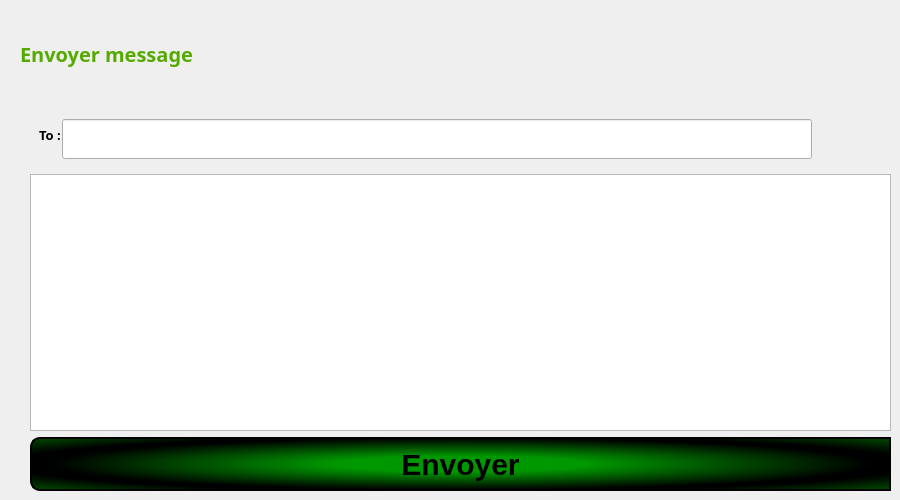
       <widget class="QWidget" name="create_msg_page">
        <property name="font">
         <font>
          <bold>true</bold>
         </font>
        </property>
        <widget class="QLabel" name="label_3">
         <property name="geometry">
          <rect>
           <x>20</x>
           <y>20</y>
           <width>211</width>
           <height>67</height>
          </rect>
         </property>
         <property name="font">
          <font>
           <family>Malgun Gothic</family>
           <pointsize>15</pointsize>
           <italic>false</italic>
           <bold>true</bold>
           <underline>false</underline>
           <kerning>true</kerning>
          </font>
         </property>
         <property name="styleSheet">
          <string notr="true">color: rgb(85, 170, 0);</string>
         </property>
         <property name="text">
          <string>Envoyer message</string>
         </property>
        </widget>
        <widget class="QWidget" name="layoutWidget">
         <property name="geometry">
          <rect>
           <x>30</x>
           <y>110</y>
           <width>861</width>
           <height>381</height>
          </rect>
         </property>
         <layout class="QVBoxLayout" name="verticalLayout_4">
          <item>
           <widget class="QWidget" name="widget" native="true">
            <layout class="QFormLayout" name="formLayout">
             <property name="horizontalSpacing">
              <number>1</number>
             </property>
             <property name="verticalSpacing">
              <number>1</number>
             </property>
             <item row="0" column="0">
              <widget class="QLabel" name="receiver_mail_le">
               <property name="font">
                <font>
                 <family>Arial Black</family>
                 <pointsize>10</pointsize>
                 <bold>true</bold>
                </font>
               </property>
               <property name="styleSheet">
                <string notr="true"/>
               </property>
               <property name="text">
                <string>To :</string>
               </property>
               <property name="scaledContents">
                <bool>false</bool>
               </property>
               <property name="margin">
                <number>10</number>
               </property>
              </widget>
             </item>
             <item row="0" column="1">
              <widget class="QLineEdit" name="receiver_mail_la">
               <property name="minimumSize">
                <size>
                 <width>0</width>
                 <height>40</height>
                </size>
               </property>
               <property name="maximumSize">
                <size>
                 <width>750</width>
                 <height>40</height>
                </size>
               </property>
               <property name="font">
                <font/>
               </property>
               <property name="styleSheet">
                <string notr="true"/>
               </property>
               <property name="text">
                <string/>
               </property>
              </widget>
             </item>
            </layout>
           </widget>
          </item>
          <item>
           <widget class="QTextEdit" name="msg_content_txEdit"/>
          </item>
          <item>
           <widget class="QPushButton" name="send_masg_btn">
            <property name="styleSheet">
             <string notr="true">QPushButton {
	background-color: qradialgradient(spread:reflect, cx:0.5, cy:0.5, radius:0.5, fx:0.5, fy:0.5, stop:0.29052 rgba(0, 152, 0, 255), stop:0.957187 rgba(0, 0, 0, 255));
    min-height: 50px;
    max-height: 50px;
    text-align: center;
    font-size: 30px;
    border: 2px solid black; /* Ajout de 'solid black' pour spécifier le style et la couleur de la bordure */
    color: black;
    border-top-left-radius: 10px;
    border-bottom-left-radius: 10px;
}


QPushButton:hover {
    background-color: black;
    color: rgb(0, 255, 0);
    font-weight: bold;
}

</string>
            </property>
            <property name="text">
             <string>Envoyer</string>
            </property>
           </widget>
          </item>
         </layout>
        </widget>
       </widget>
